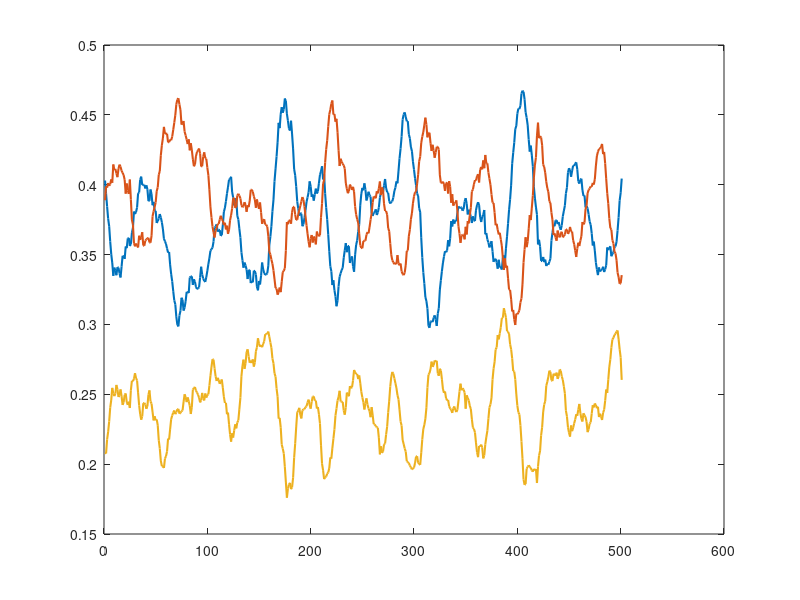

Reproduce this figure in MATLAB. (Note: this script raises an error after producing the figure.)
clc
clearvars
close all
purple = [151, 118, 134]/256;
orange = [245, 141, 66]/256;
sapphire =  [23, 98, 131]/256;
%% small
load( 'smalltimeseries_RGG10000nodes_radius0.0220_term2e+07_epoch_3e+07.mat') %density

figure('Position',[200 200 446 143])
h = plot(density,'LineWidth',1.5); 
h(1).Color = purple;
h(1).LineWidth = 2.5;
h(2).Color = orange;
h(2).LineWidth = 2.5;
h(3).Color = sapphire;
h(3).LineWidth = 2.5;

ylim([0 1])
xlabel('time (generations)')
ylabel('x(t)')
set(gca,'FontSize',14)
set(gca,'YTickLabel',{'0' '1'},'YTick',[0 1])
set(gca,'XTickLabel',{'0' '250' '500'},'XTick',[0 250 500])
% print('fig2c','-dpng','-r300')
%% all2all
load('ALLtoALLtimesries_RGG10000nodes__term2e+06_epoch_3e+07_1.mat')

figure('Position',[200 200 446 143])
h = plot(density','LineWidth',1.5);
h(1).Color = purple;
h(1).LineWidth = 2.5;
h(2).Color = orange;
h(2).LineWidth = 2.5;
h(3).Color = sapphire;
h(3).LineWidth = 2.5;

ylim([0 1])
xlabel('time (generations)')
ylabel('x(t)')
set(gca,'FontSize',14)
set(gca,'YTickLabel',{'0' '1'},'YTick',[0 1])
set(gca,'XTickLabel',{'0' '250' '500'},'XTick',[0 250 500])
% print('fig2b','-dpng','-r300')
%% large
load('largetimeseries_d10000_radius0_1500.mat')

figure('Position',[200 200 446 143])
h = plot(density,'LineWidth',1.5);
h(1).Color = purple;
h(1).LineWidth = 2.5;
h(2).Color = orange;
h(2).LineWidth = 2.5;
h(3).Color = sapphire;
h(3).LineWidth = 2.5;

ylim([0 1])
xlabel('time (generations)')
ylabel('x(t)')
set(gca,'FontSize',14)
set(gca,'YTickLabel',{'0' '1'},'YTick',[0 1])
set(gca,'XTickLabel',{'0' '250' '500'},'XTick',[0 250 500])
% print('fig2a','-dpng','-r300')